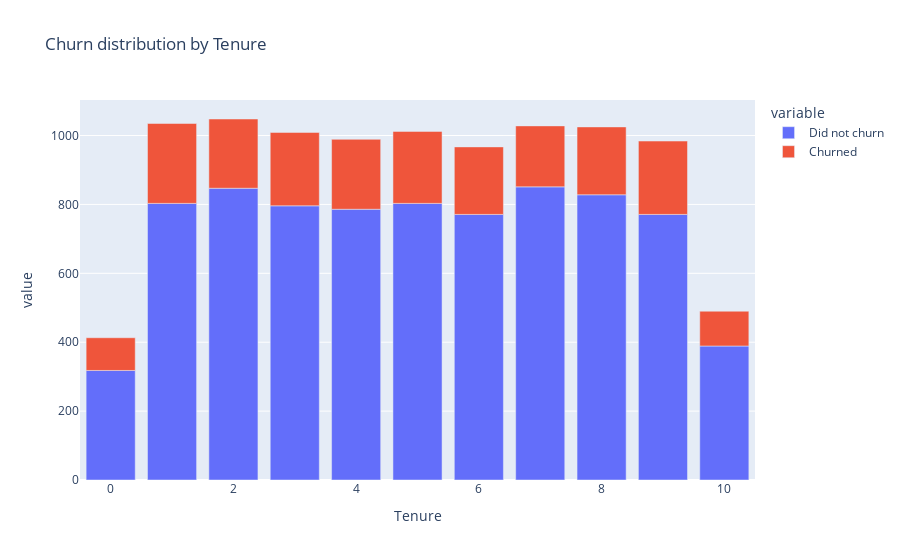

Notebook code cell kept with this figure:
### Markdown cell above
### Churn by Tenure
With tenure, we observe that the churn rates are pretty balanced across all brackets, with the extremes (0 and 10 year-tenures) having a lower chance of churning.

### Code cell
fig = px.bar(pd.DataFrame({'Tenure': sorted(df['Tenure'].unique()),
                    'Did not churn': df.groupby(['Tenure']).size() - df.groupby(['Tenure']).sum()['Exited'],
                    'Churned': df.groupby(['Tenure']).sum()['Exited']}), 
             x='Tenure', 
             y=['Did not churn', 'Churned'], 
             title='Churn distribution by Tenure')
fig.show()

### Figure 1 — Plotly figure (JSON) as saved in the notebook; plotly's stock layout.template omitted (floating-point values rounded to 4 significant figures)
{"data": [{"alignmentgroup": "True", "hovertemplate": "variable=Did not churn<br>Tenure=%{x}<br>value=%{y}<extra></extra>", "legendgroup": "Did not churn", "marker": {"color": "#636efa", "pattern": {"shape": ""}}, "name": "Did not churn", "offsetgroup": "Did not churn", "orientation": "v", "showlegend": true, "textposition": "auto", "type": "bar", "x": [0, 1, 2, 3, 4, 5, 6, 7, 8, 9, 10], "xaxis": "x", "y": [318, 803, 847, 796, 786, 803, 771, 851, 828, 771, 389], "yaxis": "y"}, {"alignmentgroup": "True", "hovertemplate": "variable=Churned<br>Tenure=%{x}<br>value=%{y}<extra></extra>", "legendgroup": "Churned", "marker": {"color": "#EF553B", "pattern": {"shape": ""}}, "name": "Churned", "offsetgroup": "Churned", "orientation": "v", "showlegend": true, "textposition": "auto", "type": "bar", "x": [0, 1, 2, 3, 4, 5, 6, 7, 8, 9, 10], "xaxis": "x", "y": [95, 232, 201, 213, 203, 209, 196, 177, 197, 213, 101], "yaxis": "y"}], "layout": {"barmode": "relative", "legend": {"title": {"text": "variable"}, "tracegroupgap": 0}, "title": {"text": "Churn distribution by Tenure"}, "xaxis": {"anchor": "y", "domain": [0, 1], "title": {"text": "Tenure"}}, "yaxis": {"anchor": "x", "domain": [0, 1], "title": {"text": "value"}}}}
